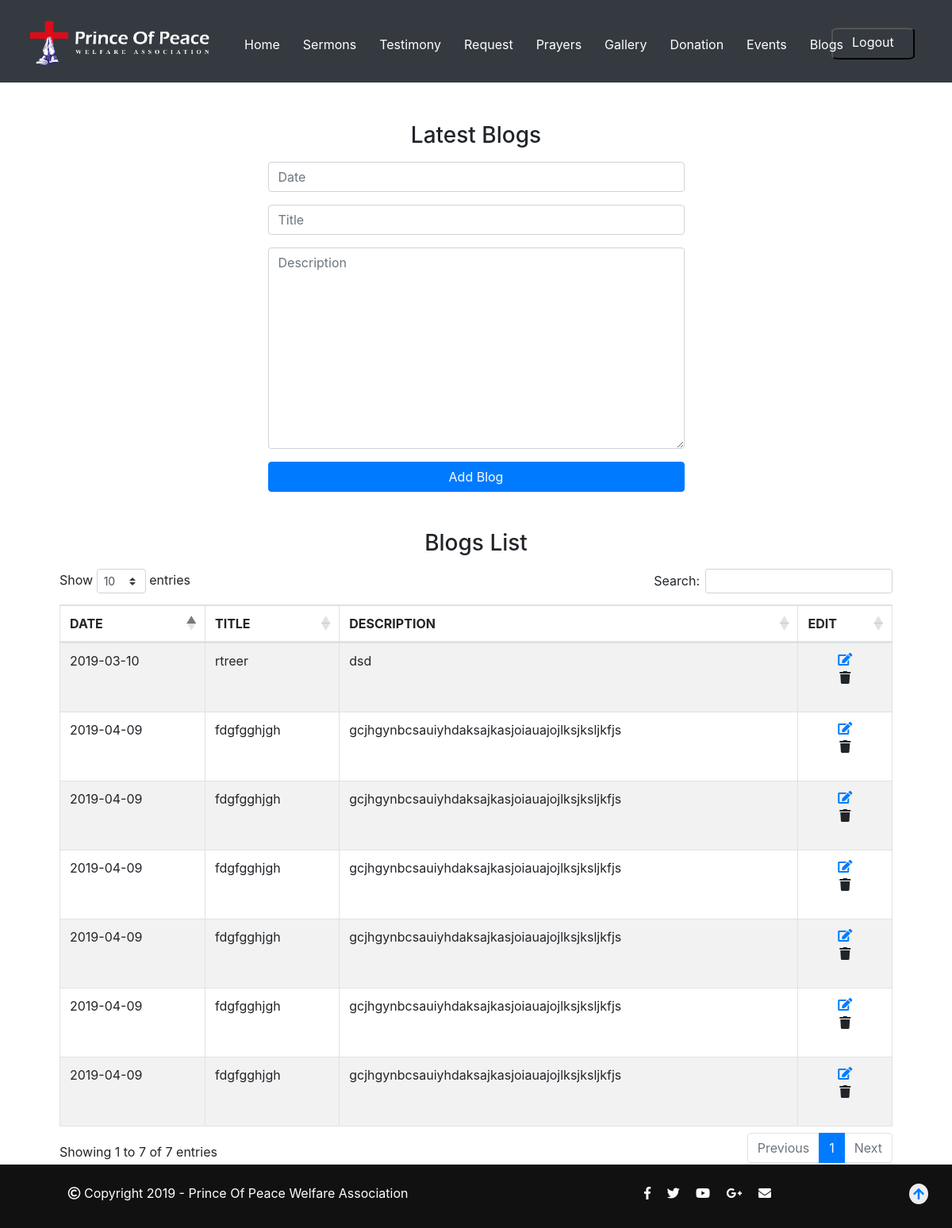
The page /admin/index.php?pg=blog (signed in) on the database as committed earlier.
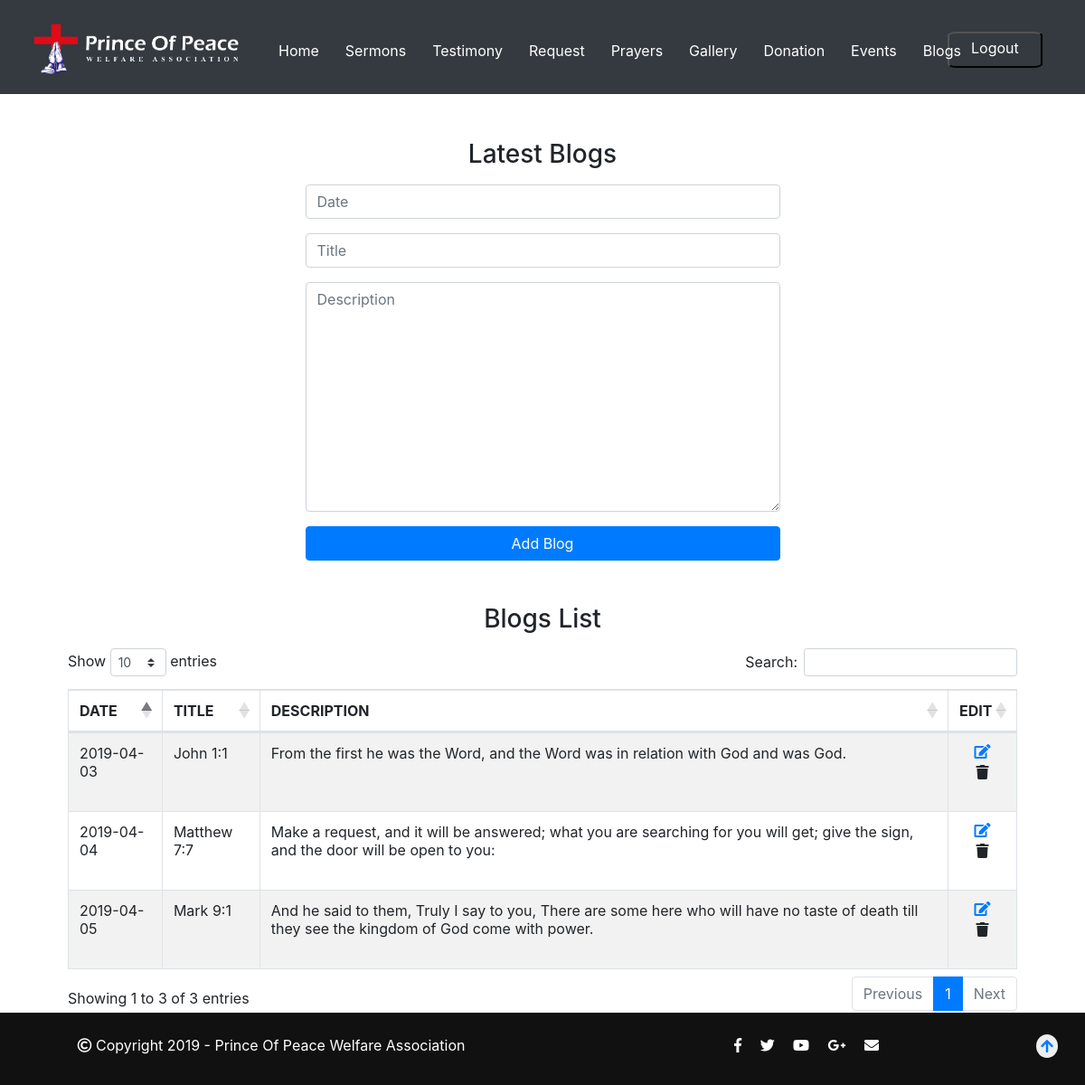
The same page on the database as committed later.
### tables this page shows
CREATE TABLE `blogs` (
  `id` int(11) NOT NULL,
  `date` varchar(20) NOT NULL,
  `title` varchar(20) NOT NULL,
  `description` varchar(250) NOT NULL
);

### admin/include/functions.php (called while the page is built, shortened)
<?php
	function selectdata($col,$tbname)
	{
		$selectqry="select $col from $tbname ";
		$result=mysqli_query($GLOBALS['con'],$selectqry) or die(mysqli_error($GLOBALS['con']));
	return $result;
	}
?>

### admin/pages/blog.php (the view, shortened to what this page needs)
<div class="container">
<div class="row">
<div class="col-md-3">
</div>
<div class="col-md-6">
<h3 class="text-center mt-3 mb-3">Latest Blogs</h3>
<form method="post" enctype="multipart/form-data" >
<div class="form-group">
<input placeholder="Date" class="form-control" type="text" onfocus="(this.type='date')" onblur="(this.type='text')" id="date" name="date">
</div>
<div class="form-group">
<input type="text" name="title" placeholder="Title" required="required" class="form-control">
</div>
<div class="form-group">
<textarea class="form-control" name="description" rows="10" placeholder="Description"></textarea>
</div>
<input type="submit" name="addblog" value="Add Blog" class="btn btn-block btn-primary">
</form>
</div>
<div class="col-md-3">
</div>
</div>
</div>
<div class="container">
<div class="row mt-3 ">
<div class="col-md-12 ">
<h3 class="text-center mt-3 mb-3">Blogs List</h3>
<table id="example" class="table table-striped table-bordered" style="width:100%">
<thead>
<tr>
<th>DATE</th>
<th>TITLE</th>
<th>DESCRIPTION</th>
<th>EDIT</th>
</tr>
</thead>
<tbody>
<?php
$result=selectdata("*","blogs");
while($row=mysqli_fetch_assoc($result))
	{
?>
<tr>
<td><?php echo $row['date']; ?></td>
<td><?php  echo $row['title']; ?></td>
<td><?php echo $row['description']; ?></td>
<td class="text-center"><a href="index.php?pg=updateBlog&id=<?php echo $row['id'] ?>"><i class="fa fa-edit"></i>
<form>
<button type="submit"  name = "delete_blog"  class="btn"><i class="fa fa-trash"></i></button>
</form>
</td>
</tr>
<?php
}
?>
</tbody>
</table>
</div>
</div>
</div>

Rows that differ between the two databases and show on the page:
removed blogs: date "2019-03-10", title "rtreer", description "dsd"
removed blogs: date "2019-04-09", title "fdgfgghjgh", description "gcjhgynbcsauiyhdaksajkasjoiauajojlksjksljkfjs"
removed blogs: date "2019-04-09", title "fdgfgghjgh", description "gcjhgynbcsauiyhdaksajkasjoiauajojlksjksljkfjs"
removed blogs: date "2019-04-09", title "fdgfgghjgh", description "gcjhgynbcsauiyhdaksajkasjoiauajojlksjksljkfjs"
removed blogs: date "2019-04-09", title "fdgfgghjgh", description "gcjhgynbcsauiyhdaksajkasjoiauajojlksjksljkfjs"
removed blogs: date "2019-04-09", title "fdgfgghjgh", description "gcjhgynbcsauiyhdaksajkasjoiauajojlksjksljkfjs"
removed blogs: date "2019-04-09", title "fdgfgghjgh", description "gcjhgynbcsauiyhdaksajkasjoiauajojlksjksljkfjs"
added blogs: date "2019-04-03", title "John 1:1", description "From the first he was the Word, and the Word was in relation with God and was God."
added blogs: date "2019-04-04", title "Matthew 7:7", description "Make a request, and it will be answered; what you are searching for you will get; give the sign, and the door will be open to you:"
added blogs: date "2019-04-05", title "Mark 9:1", description "And he said to them, Truly I say to you, There are some here who will have no taste of death till they see the kingdom of God come with power."
Other text that changed with them:
text written by a page script: "Show entries Search: Showing 1 to 7 of 7 entries Previous 1 Next" → "Show entries Search: Showing 1 to 3 of 3 entries Previous 1 Next"
